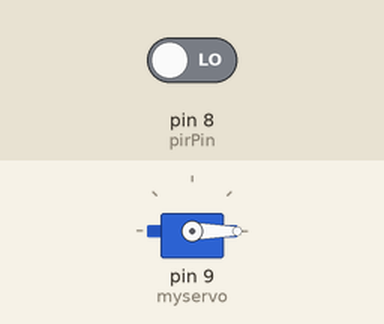
A sketch run on a simulated Arduino Uno, built with avr-gcc and run on an emulated ATmega328P. On the bench: servo. The inputs (shaded band) are chosen by the test bench; at power-on: pin 8 (pirPin) LOW. What the sketch prints to the serial monitor is not drawn.

Above: at 1.2 s.
1.3 s: pin 8 (pirPin) driven HIGH
At 1.76 s:
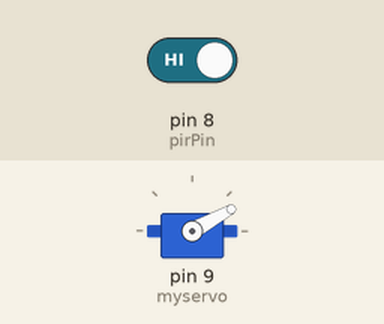
At 2.37 s:
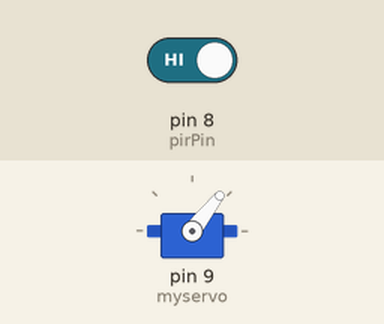
Timing chart, 0 to 4.6 s (numbered marks = the images above; inputs shaded):
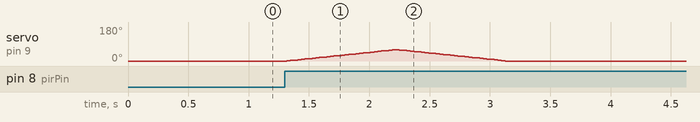

The sketch:

Smart_Sanitizer.ino
```cpp
#include <Servo.h>

Servo myservo;
int pos = 0;

int pirPin = 8;
int count = 0;
int laststate = HIGH;

void setup()
{
Serial.begin(9600);
pinMode(pirPin, INPUT);
myservo.attach(9);
myservo.write(0);

}

void loop()
{
  int state = digitalRead(pirPin);
  if (laststate == LOW && state == HIGH)
  {
    for (pos =0; pos <= 60; pos += 1) {

    myservo.write(pos);
    delay(15);
  }
  for (pos = 60; pos >=0; pos -= 1) {
    myservo.write(pos);
    delay(15);
  }
     count++;
 Serial.print("No. of visitors: ");
    Serial.println(count);
  }
  laststate = state;
}
```

Measured:
- after the input at 1.3 s, servo on pin 9 (myservo): rises from 0° to 60° in 0.90 s, then falls to 0° in 0.90 s
